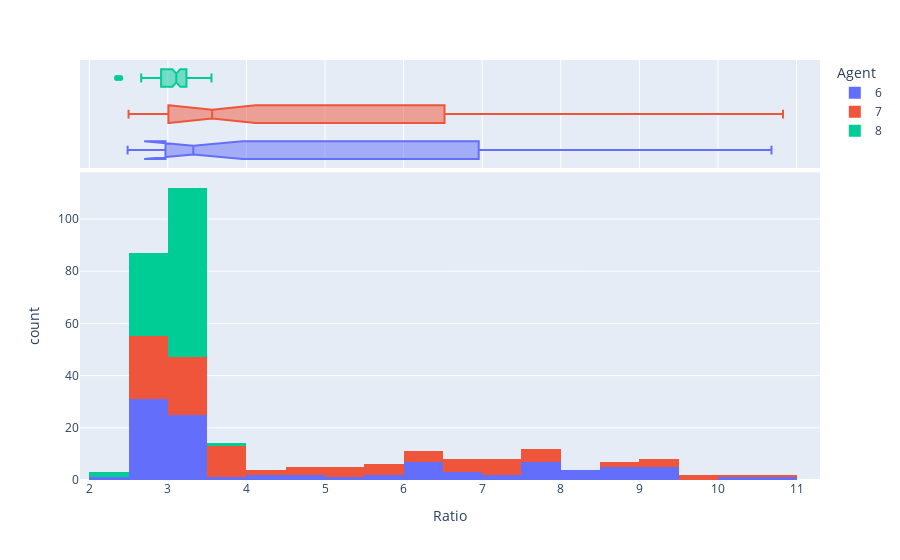

Source (notebook cell):
### Code cell
fig = px.histogram(results_df, x="Ratio", color="Agent", marginal="box")
fig.show()
